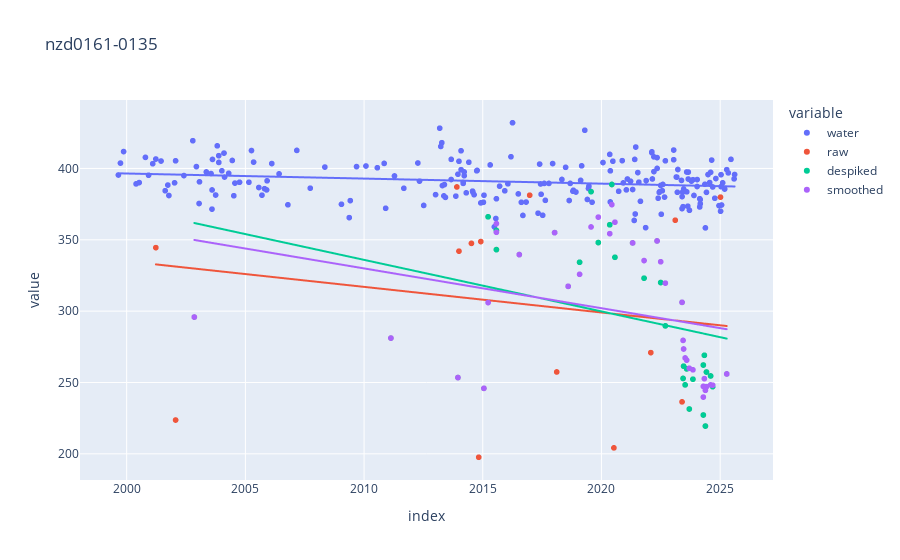

Here is the notebook cell this chart was saved with:
### Code cell
from coastsat import SDS_transects

def despike(chainage, threshold=40):
    chainage = chainage.dropna()
    if len(chainage) < 5:
        return chainage
    chainage, dates = SDS_transects.identify_outliers(
        chainage.tolist(), chainage.index.tolist(), threshold
    )
    return pd.Series(chainage, index=dates)

despiked = despike(veg)
smoothed = despiked.rolling("180d", min_periods=1).mean()
df = pd.DataFrame({"water": water, "raw": veg, "despiked": despiked, "smoothed": smoothed})
px.scatter(df, trendline="ols", title=transect_id)
